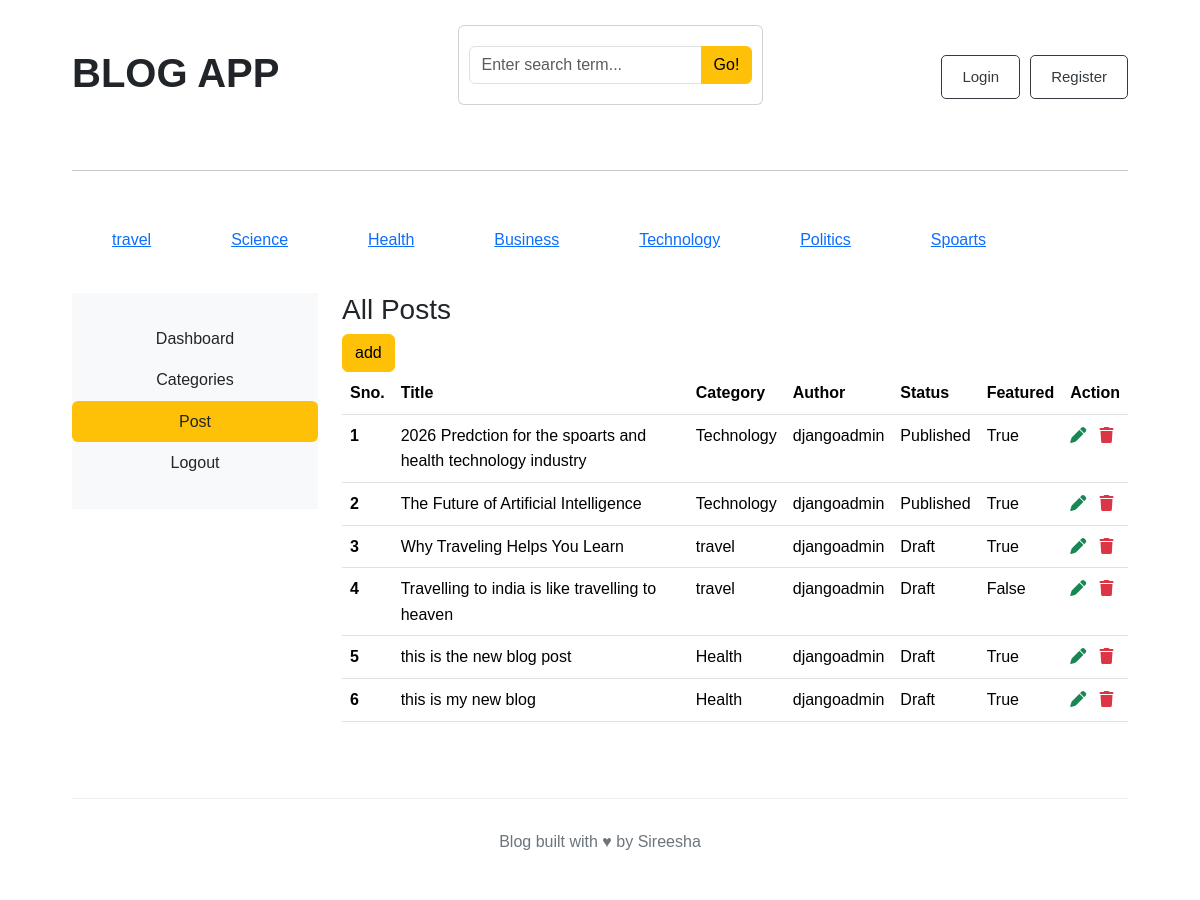
The app's page /dashboard/posts/, older data.
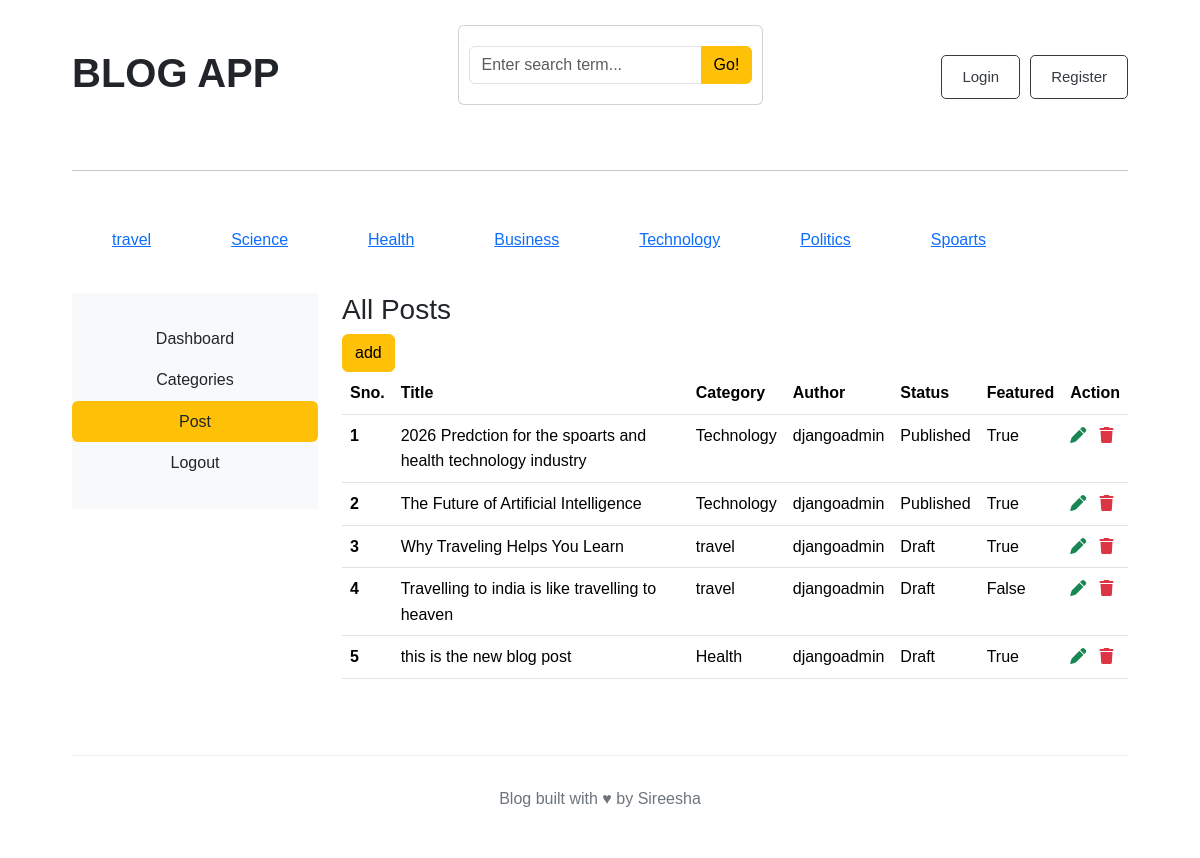
The same page, newer data.
### blogs/models.py (models this page shows, shortened)
class category(models.Model):
    category_name = models.CharField(max_length = 40,unique = True)
    created_at = models.DateTimeField(auto_now_add=True)
    updated_at = models.DateTimeField(auto_now = True)
    class Meta:
        verbose_name_plural='categories'
    def __str__(self):
        return self.category_name

class Blog(models.Model):
    title = models.CharField(max_length=100)
    slug = models.SlugField(max_length=150, unique=True, blank=True)
    category = models.ForeignKey(category, on_delete=models.CASCADE)
    author  = models.ForeignKey(User, on_delete=models.CASCADE)
    featured_image = models.ImageField(upload_to='uploads/%Y/%m/%d')
    short_description = models.TextField(max_length=500)
    blog_body = models.TextField(max_length=2000)
    status = models.CharField(max_length=20, choices=STATUS_CHOICES, default="Draft")
    is_featured = models.BooleanField(default=False)
    created_at = models.DateTimeField(auto_now_add=True)
    updated_at = models.DateTimeField(auto_now=True)

### Dashboard/views.py (the view)
# urls.py: path('posts/',views.posts,name = "posts"),
def posts(req):
    all_posts = Blog.objects.all()
    context = {
        'all_posts':all_posts
    }
    return render(req,'Dashboard/Blogposts.html',context)

### blogs/context_processors.py (called while the page is built)
def get_categories(request):
    categories = category.objects.all()
    return dict(categories=categories)

def searching(request):
    keyword = request.GET.get('keyword')
    print(keyword)
    return dict(keyword = keyword)

### blogs/Templates/Dashboard/Blogposts.html (shortened to what this page needs)
{% extends 'base.html' %}
{% block content%}
<div class="row flex-col">
    {% include 'Dashboard/sidebar.html' %}
    <div class="col-md-9">
        <h3>All Posts</h3>
        <a href="{% url 'add_posts' %}"> <button class="btn btn-warning float-left">add</button> </a>
        <table class="table table-hover">
  <thead>
    <tr>
      <th scope="col">Sno.</th>
      <th scope="col">Title</th>
      <th scope="col">Category</th>
      <th scope="col">Author</th>
      <th scope="col">Status</th>
      <th scope="col">Featured</th>
      <th scope="col">Action</th>
    </tr>
  </thead>
  <tbody>
    {% for post in all_posts %}
    <tr>
      <th scope="row">{{forloop.counter}}</th>
      <td>{{post.title}}</td>
      <td>{{post.category}}</td>
      <td>{{post.author}}</td>
      <td>{{post.status}}</td>
      <td>{{post.is_featured}}</td>
      <td>
        <a href="{% url 'edit_posts' post.id%}"><i class="fa fa-pen text-success "></i></a>
        <a href="{% url 'delete_posts' post.id %}"><i class="fa fa-trash text-danger "></i></a>
      </td>
    </tr>
    {% endfor %}
  </tbody>
</table>
    </div>
</div>
{% endblock%}

### blogs/Templates/base.html (shortened to what this page needs)
{% load static %}
<!DOCTYPE html>
<html lang="en">
<head>
     <link href="https://cdn.jsdelivr.net/npm/bootstrap@5.3.8/dist/css/bootstrap.min.css"
          rel="stylesheet">
     <link rel="stylesheet" href="https://cdnjs.cloudflare.com/ajax/libs/font-awesome/6.7.2/css/all.min.css">
<link rel="stylesheet" href="{% static 'css/blog.css' %}">
</head>
<body>
<main class="container">
    <div class="nav">
       <h2>BLOG APP</h2>
            <div class="card mb-4">
                <div class="card-body">
                    <form method="GET" action="{% url 'search'%}">
                        <div class="input-group">
                            <input class="form-control" type="text" value="{{keyword|default:''}}" name="keyword" placeholder="Enter search term...">
                            <button class="btn btn-warning"type="submit">
                                Go!
                            </button>
                        </div>
                    </form>
                </div>
            </div>
            <div class="buttons">
        {% if not user.is_authenticated %}
        <a href="{% url 'login' %}">
            <button class="btn btn-warning">Login</button>
        </a>
        <a href="{% url 'register' %}">
            <button class="btn btn-warning">Register</button>
        </a>
        {% endif %}
        </div>
</div>
<hr>
<div class="topics">
            {% for topic in  categories %}
               <a href="{% url 'category_pages' topic.id%}" style="margin:40px">{{topic.category_name}}</a>
            {% endfor %}
</div>
 {% block content %}
 {% endblock %}
<footer>
    <p>
        Blog built with ♥ by Sireesha
    </p>
</footer>
</body>
</html>

Row changes from the older to the newer data that the page shows:
removed Blog: title "this is my new blog", category "Health", author "djangoadmin", status "Draft", is_featured "True"
